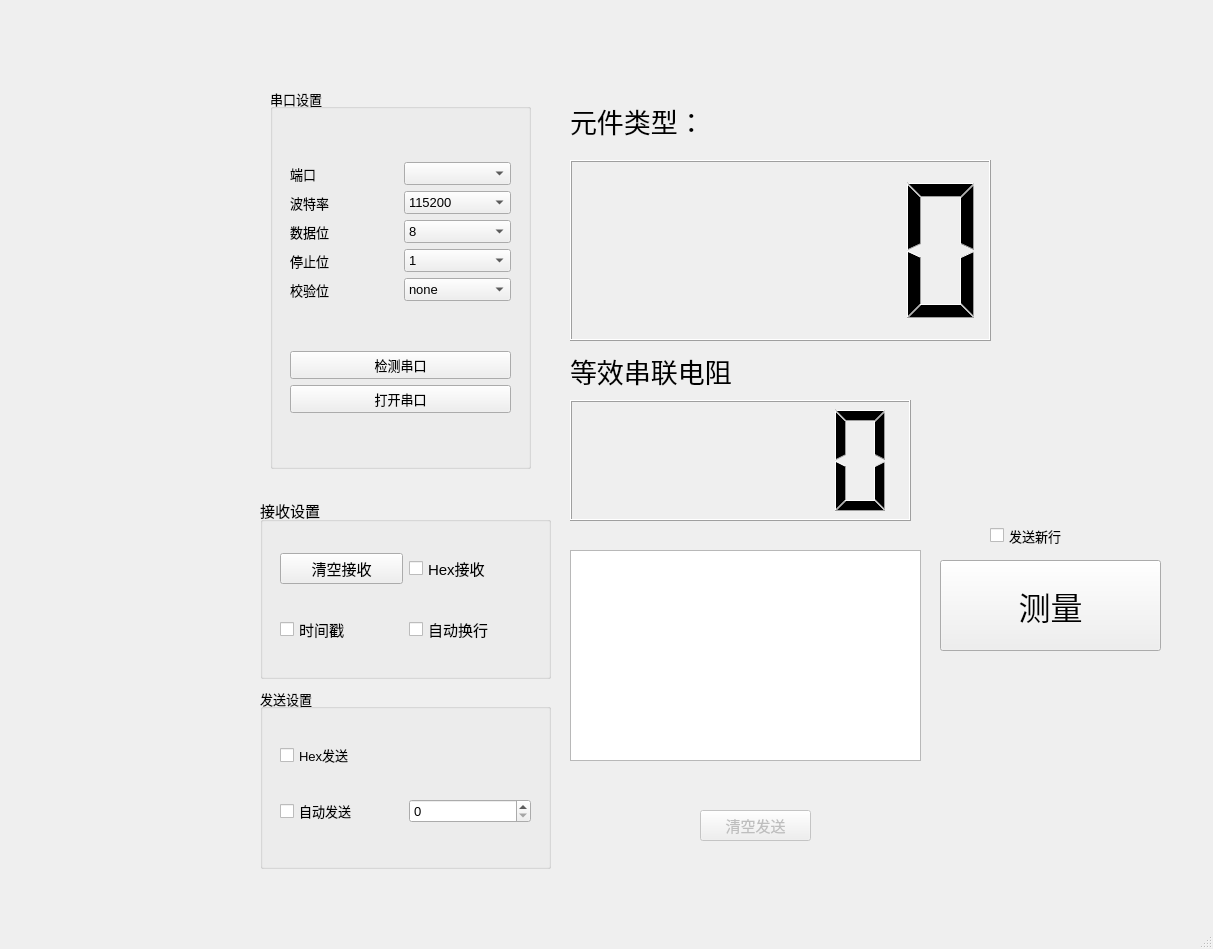
<?xml version="1.0" encoding="UTF-8"?>
<ui version="4.0">
 <class>MainWindow</class>
 <widget class="QMainWindow" name="MainWindow">
  <property name="geometry">
   <rect>
    <x>0</x>
    <y>0</y>
    <width>1213</width>
    <height>949</height>
   </rect>
  </property>
  <property name="sizePolicy">
   <sizepolicy hsizetype="Preferred" vsizetype="Preferred">
    <horstretch>0</horstretch>
    <verstretch>0</verstretch>
   </sizepolicy>
  </property>
  <property name="font">
   <font>
    <family>Arial</family>
    <pointsize>12</pointsize>
   </font>
  </property>
  <property name="windowTitle">
   <string>上位机</string>
  </property>
  <property name="autoFillBackground">
   <bool>false</bool>
  </property>
  <property name="styleSheet">
   <string/>
  </property>
  <widget class="QWidget" name="centralwidget">
   <widget class="QPushButton" name="btnClearSend">
    <property name="enabled">
     <bool>false</bool>
    </property>
    <property name="geometry">
     <rect>
      <x>700</x>
      <y>810</y>
      <width>111</width>
      <height>31</height>
     </rect>
    </property>
    <property name="font">
     <font>
      <family>Arial</family>
      <pointsize>11</pointsize>
     </font>
    </property>
    <property name="text">
     <string>清空发送</string>
    </property>
   </widget>
   <widget class="QCheckBox" name="chk_send_line">
    <property name="geometry">
     <rect>
      <x>990</x>
      <y>520</y>
      <width>121</width>
      <height>31</height>
     </rect>
    </property>
    <property name="font">
     <font>
      <family>Arial</family>
      <pointsize>10</pointsize>
     </font>
    </property>
    <property name="text">
     <string>发送新行</string>
    </property>
   </widget>
   <widget class="QPushButton" name="sendBt">
    <property name="geometry">
     <rect>
      <x>940</x>
      <y>560</y>
      <width>221</width>
      <height>91</height>
     </rect>
    </property>
    <property name="font">
     <font>
      <pointsize>24</pointsize>
     </font>
    </property>
    <property name="contextMenuPolicy">
     <enum>Qt::NoContextMenu</enum>
    </property>
    <property name="text">
     <string>测量</string>
    </property>
   </widget>
   <widget class="QGroupBox" name="groupBox_2">
    <property name="geometry">
     <rect>
      <x>260</x>
      <y>498</y>
      <width>291</width>
      <height>181</height>
     </rect>
    </property>
    <property name="font">
     <font>
      <family>Arial</family>
      <pointsize>11</pointsize>
     </font>
    </property>
    <property name="title">
     <string>接收设置</string>
    </property>
    <widget class="QWidget" name="layoutWidget">
     <property name="geometry">
      <rect>
       <x>20</x>
       <y>30</y>
       <width>251</width>
       <height>141</height>
      </rect>
     </property>
     <property name="font">
      <font>
       <family>Arial</family>
       <pointsize>11</pointsize>
      </font>
     </property>
     <layout class="QGridLayout" name="gridLayout">
      <item row="0" column="0">
       <widget class="QPushButton" name="clearBt">
        <property name="font">
         <font>
          <family>Arial</family>
          <pointsize>11</pointsize>
         </font>
        </property>
        <property name="text">
         <string>清空接收</string>
        </property>
       </widget>
      </item>
      <item row="1" column="0">
       <widget class="QCheckBox" name="chk_rev_time">
        <property name="text">
         <string>时间戳</string>
        </property>
       </widget>
      </item>
      <item row="1" column="1">
       <widget class="QCheckBox" name="chk_rev_line">
        <property name="text">
         <string>自动换行</string>
        </property>
       </widget>
      </item>
      <item row="0" column="1">
       <widget class="QCheckBox" name="chk_rev_hex">
        <property name="text">
         <string>Hex接收</string>
        </property>
       </widget>
      </item>
     </layout>
    </widget>
   </widget>
   <widget class="QGroupBox" name="groupBox">
    <property name="geometry">
     <rect>
      <x>270</x>
      <y>88</y>
      <width>261</width>
      <height>381</height>
     </rect>
    </property>
    <property name="font">
     <font>
      <family>Arial</family>
      <pointsize>10</pointsize>
     </font>
    </property>
    <property name="title">
     <string>串口设置</string>
    </property>
    <widget class="QWidget" name="layoutWidget">
     <property name="geometry">
      <rect>
       <x>20</x>
       <y>30</y>
       <width>221</width>
       <height>341</height>
      </rect>
     </property>
     <layout class="QVBoxLayout" name="verticalLayout_5">
      <item>
       <layout class="QHBoxLayout" name="horizontalLayout_2">
        <item>
         <layout class="QVBoxLayout" name="verticalLayout_6">
          <item>
           <widget class="QLabel" name="label_6">
            <property name="text">
             <string>端口</string>
            </property>
           </widget>
          </item>
          <item>
           <widget class="QLabel" name="label_7">
            <property name="text">
             <string>波特率</string>
            </property>
           </widget>
          </item>
          <item>
           <widget class="QLabel" name="label_8">
            <property name="text">
             <string>数据位</string>
            </property>
           </widget>
          </item>
          <item>
           <widget class="QLabel" name="label_9">
            <property name="text">
             <string>停止位</string>
            </property>
           </widget>
          </item>
          <item>
           <widget class="QLabel" name="label_10">
            <property name="text">
             <string>校验位</string>
            </property>
           </widget>
          </item>
         </layout>
        </item>
        <item>
         <layout class="QVBoxLayout" name="verticalLayout_7">
          <item>
           <widget class="QComboBox" name="serialCb"/>
          </item>
          <item>
           <widget class="QComboBox" name="baundrateCb">
            <property name="currentIndex">
             <number>7</number>
            </property>
            <item>
             <property name="text">
              <string>1200</string>
             </property>
            </item>
            <item>
             <property name="text">
              <string>2400</string>
             </property>
            </item>
            <item>
             <property name="text">
              <string>4800</string>
             </property>
            </item>
            <item>
             <property name="text">
              <string>9600</string>
             </property>
            </item>
            <item>
             <property name="text">
              <string>19200</string>
             </property>
            </item>
            <item>
             <property name="text">
              <string>38400</string>
             </property>
            </item>
            <item>
             <property name="text">
              <string>57600</string>
             </property>
            </item>
            <item>
             <property name="text">
              <string>115200</string>
             </property>
            </item>
           </widget>
          </item>
          <item>
           <widget class="QComboBox" name="databitCb">
            <property name="currentIndex">
             <number>3</number>
            </property>
            <item>
             <property name="text">
              <string>5</string>
             </property>
            </item>
            <item>
             <property name="text">
              <string>6</string>
             </property>
            </item>
            <item>
             <property name="text">
              <string>7</string>
             </property>
            </item>
            <item>
             <property name="text">
              <string>8</string>
             </property>
            </item>
           </widget>
          </item>
          <item>
           <widget class="QComboBox" name="stopbitCb">
            <item>
             <property name="text">
              <string>1</string>
             </property>
            </item>
            <item>
             <property name="text">
              <string>1.5</string>
             </property>
            </item>
            <item>
             <property name="text">
              <string>2</string>
             </property>
            </item>
           </widget>
          </item>
          <item>
           <widget class="QComboBox" name="checkbitCb">
            <item>
             <property name="text">
              <string>none</string>
             </property>
            </item>
            <item>
             <property name="text">
              <string>奇校验</string>
             </property>
            </item>
            <item>
             <property name="text">
              <string>偶校验</string>
             </property>
            </item>
           </widget>
          </item>
         </layout>
        </item>
       </layout>
      </item>
      <item>
       <layout class="QVBoxLayout" name="verticalLayout_8">
        <item>
         <widget class="QPushButton" name="bitSerialCheck">
          <property name="text">
           <string>检测串口</string>
          </property>
         </widget>
        </item>
        <item>
         <widget class="QPushButton" name="openBt">
          <property name="text">
           <string>打开串口</string>
          </property>
         </widget>
        </item>
       </layout>
      </item>
     </layout>
    </widget>
   </widget>
   <widget class="QGroupBox" name="groupBox_3">
    <property name="geometry">
     <rect>
      <x>260</x>
      <y>688</y>
      <width>291</width>
      <height>181</height>
     </rect>
    </property>
    <property name="font">
     <font>
      <family>Arial</family>
      <pointsize>10</pointsize>
     </font>
    </property>
    <property name="title">
     <string>发送设置</string>
    </property>
    <widget class="QWidget" name="layoutWidget">
     <property name="geometry">
      <rect>
       <x>20</x>
       <y>30</y>
       <width>251</width>
       <height>131</height>
      </rect>
     </property>
     <layout class="QGridLayout" name="gridLayout_2">
      <item row="1" column="1">
       <widget class="QSpinBox" name="txtSendMs"/>
      </item>
      <item row="1" column="0">
       <widget class="QCheckBox" name="chkTimSend">
        <property name="text">
         <string>自动发送</string>
        </property>
       </widget>
      </item>
      <item row="0" column="0">
       <widget class="QCheckBox" name="chk_send_hex">
        <property name="text">
         <string>Hex发送</string>
        </property>
       </widget>
      </item>
     </layout>
    </widget>
   </widget>
   <widget class="QWidget" name="layoutWidget">
    <property name="geometry">
     <rect>
      <x>250</x>
      <y>38</y>
      <width>2</width>
      <height>2</height>
     </rect>
    </property>
    <layout class="QFormLayout" name="formLayout"/>
   </widget>
   <widget class="QPlainTextEdit" name="recvEdit">
    <property name="enabled">
     <bool>true</bool>
    </property>
    <property name="geometry">
     <rect>
      <x>570</x>
      <y>550</y>
      <width>351</width>
      <height>211</height>
     </rect>
    </property>
    <property name="sizePolicy">
     <sizepolicy hsizetype="Expanding" vsizetype="Expanding">
      <horstretch>0</horstretch>
      <verstretch>0</verstretch>
     </sizepolicy>
    </property>
    <property name="readOnly">
     <bool>true</bool>
    </property>
    <property name="plainText">
     <string/>
    </property>
   </widget>
   <widget class="QLabel" name="label_4">
    <property name="geometry">
     <rect>
      <x>570</x>
      <y>90</y>
      <width>551</width>
      <height>61</height>
     </rect>
    </property>
    <property name="font">
     <font>
      <family>Arial</family>
      <pointsize>20</pointsize>
     </font>
    </property>
    <property name="text">
     <string>元件类型：</string>
    </property>
   </widget>
   <widget class="QLCDNumber" name="lcdNumber">
    <property name="geometry">
     <rect>
      <x>570</x>
      <y>160</y>
      <width>421</width>
      <height>181</height>
     </rect>
    </property>
    <property name="autoFillBackground">
     <bool>false</bool>
    </property>
   </widget>
   <widget class="QLabel" name="unitLabel">
    <property name="geometry">
     <rect>
      <x>1000</x>
      <y>250</y>
      <width>181</width>
      <height>91</height>
     </rect>
    </property>
    <property name="font">
     <font>
      <pointsize>36</pointsize>
     </font>
    </property>
    <property name="text">
     <string/>
    </property>
   </widget>
   <widget class="QLCDNumber" name="lcdNumber_2">
    <property name="geometry">
     <rect>
      <x>570</x>
      <y>400</y>
      <width>341</width>
      <height>121</height>
     </rect>
    </property>
   </widget>
   <widget class="QLabel" name="label_5">
    <property name="geometry">
     <rect>
      <x>570</x>
      <y>340</y>
      <width>551</width>
      <height>61</height>
     </rect>
    </property>
    <property name="font">
     <font>
      <pointsize>20</pointsize>
     </font>
    </property>
    <property name="text">
     <string>等效串联电阻</string>
    </property>
   </widget>
   <widget class="QLabel" name="unitLabel_2">
    <property name="geometry">
     <rect>
      <x>920</x>
      <y>460</y>
      <width>121</width>
      <height>61</height>
     </rect>
    </property>
    <property name="font">
     <font>
      <pointsize>36</pointsize>
     </font>
    </property>
    <property name="text">
     <string/>
    </property>
   </widget>
   <zorder>recvEdit</zorder>
   <zorder>label_4</zorder>
   <zorder>btnClearSend</zorder>
   <zorder>sendBt</zorder>
   <zorder>groupBox_2</zorder>
   <zorder>groupBox</zorder>
   <zorder>groupBox_3</zorder>
   <zorder>layoutWidget</zorder>
   <zorder>chk_send_line</zorder>
   <zorder>lcdNumber</zorder>
   <zorder>unitLabel</zorder>
   <zorder>lcdNumber_2</zorder>
   <zorder>label_5</zorder>
   <zorder>unitLabel_2</zorder>
  </widget>
  <widget class="QMenuBar" name="menubar">
   <property name="geometry">
    <rect>
     <x>0</x>
     <y>0</y>
     <width>1213</width>
     <height>21</height>
    </rect>
   </property>
  </widget>
  <widget class="QStatusBar" name="statusbar"/>
 </widget>
 <resources/>
 <connections/>
</ui>
